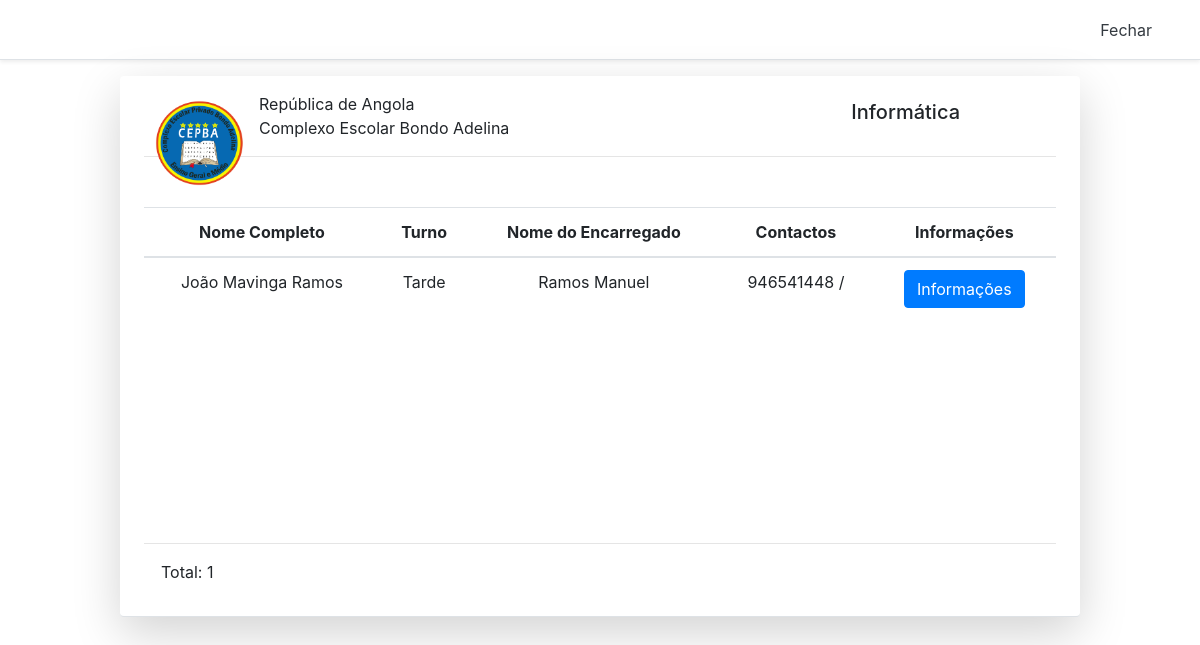
The app's page /paginas/inscrito_curso.php?&id=4 (signed in) with its own data.
### tables this page shows
CREATE TABLE IF NOT EXISTS `matricula` (
  `id_matricula` int(11) NOT NULL AUTO_INCREMENT,
  `nome` varchar(50) NOT NULL,
  `data` date NOT NULL,
  `bi` varchar(50) NOT NULL,
  `fk_provincia` int(11) NOT NULL,
  `fk_sexo` int(11) NOT NULL,
  `fk_encarregado` int(11) NOT NULL,
  `fk_contacto` int(11) NOT NULL,
  `fk_morada` int(11) NOT NULL,
  `fk_classe` int(11) NOT NULL,
  `fk_curso` int(11) NOT NULL,
  `fk_turno` int(11) NOT NULL,
  `fk_repitent` int(11) NOT NULL,
  `fk_foto` int(11) NOT NULL,
  `fk_cert` int(11) NOT NULL,
  `criado` date DEFAULT NULL,
  PRIMARY KEY (`id_matricula`),
  KEY `fk_provincia` (`fk_provincia`),
  KEY `fk_sexo` (`fk_sexo`),
  KEY `fk_encarregado` (`fk_encarregado`),
  KEY `fk_contacto` (`fk_contacto`),
  KEY `fk_morada` (`fk_morada`),
  KEY `fk_classe` (`fk_classe`),
  KEY `fk_curso` (`fk_curso`),
  KEY `fk_turno` (`fk_turno`),
  KEY `fk_repitent` (`fk_repitent`),
  KEY `fk_foto` (`fk_foto`),
  KEY `fk_cert` (`fk_cert`)
);

CREATE TABLE IF NOT EXISTS `curso` (
  `id_curso` int(11) NOT NULL AUTO_INCREMENT,
  `curso` varchar(50) NOT NULL,
  PRIMARY KEY (`id_curso`)
);

CREATE TABLE IF NOT EXISTS `turno` (
  `id_turno` int(11) NOT NULL AUTO_INCREMENT,
  `turno` varchar(50) NOT NULL,
  PRIMARY KEY (`id_turno`)
);

CREATE TABLE IF NOT EXISTS `encarregado` (
  `id_encarregado` int(11) NOT NULL AUTO_INCREMENT,
  `pai` varchar(50) NOT NULL,
  `mae` varchar(50) NOT NULL,
  `encarregado` varchar(50) NOT NULL,
  PRIMARY KEY (`id_encarregado`)
);

CREATE TABLE IF NOT EXISTS `contacto` (
  `id_contacto` int(11) NOT NULL AUTO_INCREMENT,
  `contacto` varchar(9) NOT NULL,
  `outro` varchar(9) DEFAULT NULL,
  PRIMARY KEY (`id_contacto`)
);

### paginas/inscrito_curso.php (the view, shortened to what this page needs)
<?php
include('../php/conexao.php');
?>
<!doctype html>
<html lang="">
  <head>
    <link href="../assets/bootstrap/css/bootstrap.min.css" rel="stylesheet">
    <link href="../assets/fontawesome/all.min.css" rel="stylesheet">
    <link href="pricing.css" rel="stylesheet">
  </head>
  <body>
    <div class="menu d-flex flex-column flex-md-row align-items-center p-3 px-md-4 mb-3 bg-white border-bottom shadow-sm">
      <nav class="my-2 my-md-0 mr-md-3">
        <a class="p-2 text-dark" href="area_cursos.php">Fechar</a>
      </nav>
    </div>
    <div >
      <div class="area align-items-center p-3 px-md-4 mb-3 bg-white border-bottom shadow-lg p3 md-5 rounded">
        <div class="logotipo">
          <img src="../assets/img/logo.png" class="img-post" width= "100px" height="100px">
          <p>República de Angola<br> Complexo Escolar Bondo Adelina</p><hr>
        </div>
        <div id="descer">
          <div class="table-responsive">
            <table class="table table-hover">
              <thead>
                <th>Nome Completo</th>
                <th>Turno</th>
                <th>Nome do Encarregado</th>
                <th>Contactos</th>
                <th>Informações</th>
              </thead>
              <?php
                $id = $_GET["id"];
                $lista_inscritos = mysqli_query($conexao,"SELECT * FROM matricula JOIN classe ON matricula.fk_classe = classe.id_classe JOIN curso ON matricula.fk_curso=curso.id_curso JOIN turno ON matricula.fk_turno=turno.id_turno JOIN encarregado ON matricula.fk_encarregado=encarregado.id_encarregado JOIN contacto ON matricula.fk_contacto=contacto.id_contacto JOIN provincia ON matricula.fk_provincia=provincia.id_provincia JOIN sexo ON matricula.fk_sexo=sexo.id_sexo JOIN morada ON matricula.fk_morada=morada.id_morada WHERE fk_curso='$id' ");
                while($resultado = mysqli_fetch_array($lista_inscritos)){
                  $nome = $resultado['nome'];
                  $fk_curso = $resultado['curso'];
                  $fk_turno = $resultado['turno'];
                  $encarregado = $resultado['encarregado'];
                  $contacto = $resultado['contacto'];
                  $outro = $resultado['outro'];
              ?>
              <tbody>
              <tr>
                <div style="position: fixed; top: 100px; right: 20%;">
                  <h5><?php echo $fk_curso?></h5>
                </div>
                <td class="cor"><?php echo $nome?></td>
                <td class="cor"><?php echo $fk_turno?></td>
                <td class="cor"><?php echo $encarregado?></td>
                <td class="cor"><?php echo $contacto?> / <?php echo $outro?></td>
                <td>
                <?php echo "<a href='../recibos/matricula.php?&id=".$resultado['id_matricula']."' class='btn btn-primary'>Informações</a>";?>
                </td>
              </tr>
            </tbody>
            <?php
              }
            ?>
          </table>
        </div>
      </div><hr>
      <div>
        <?php
          $total= mysqli_query($conexao, "SELECT COUNT(*) AS count FROM matricula WHERE fk_curso='$id'");
          while($mostra= mysqli_fetch_array($total)){
        ?>
        <p><i class="fas fa-users "></i> Total: <?php echo $mostra['count']; ?></p>
        <?php }?>
      </div>
    </div>
  </div>
</body>
</html>

### paginas/pricing.css (style rules this page uses)
html { font-size: 14px; }
@media (min-width: 768px) { html { font-size: 16px; } }
.menu { height: 60px; }
a { text-decoration: none; }

### paginas/inscrito_curso.php (style rules this page uses)
.area { width: 80%; margin: auto; }
.logotipo { margin-bottom: 50px; }
.img-post { float: left;margin: 0px 10px 10px 5px; }
#descer { overflow: scroll;height: 320px;text-align: center; }

### records on screen
matricula: fk_curso.curso "Informática", nome "João Mavinga Ramos", fk_turno.turno "Tarde", fk_encarregado.encarregado "Ramos Manuel", fk_contacto.contacto "946541448"

### other values on screen
$mostra['count'] "1"
